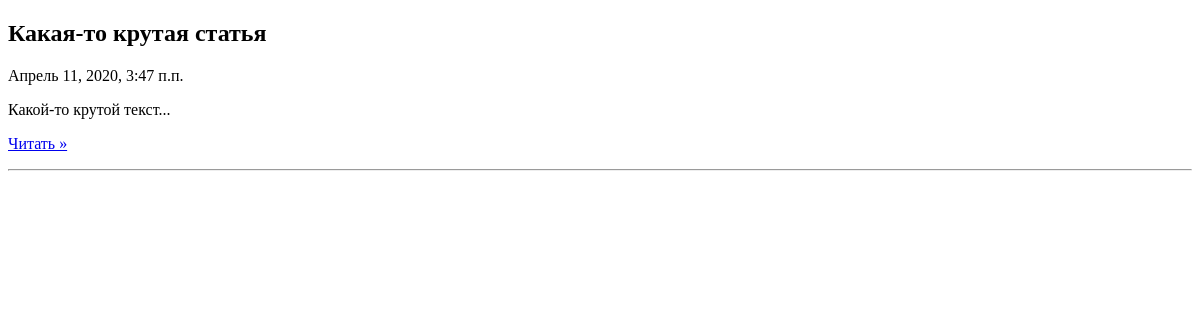
The page /articles/ on the database as committed earlier.
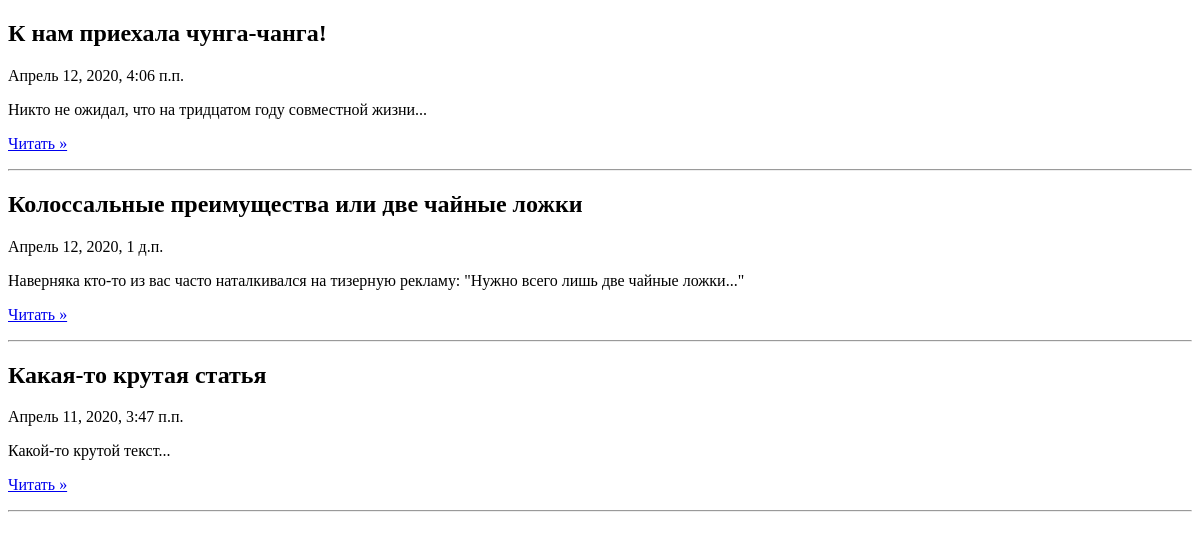
The same page on the database as committed later.
### myfirst/Apps/articles/models.py (models this page shows, shortened)
class Article(models.Model):
    article_title = models.CharField('название статьи', max_length=200)
    article_text = models.TextField('текст стати')
    pub_date = models.DateTimeField('дата публикации')
    class Meta:
        verbose_name = 'Статья'
        verbose_name_plural = 'Статьи'

### myfirst/Apps/articles/views.py (the view)
# urls.py: path('', views.index, name='index'),
def index(request):
    latest_articles_list = Article.objects.order_by('-pub_date')[:5]
    return render(request, 'articles/list.html',{'latest_articles_list': latest_articles_list})

### myfirst/templates/articles/list.html (shortened to what this page needs)
{% extends 'base.html' %}
{% block content %}
    {% if latest_articles_list %}
        {% for a in latest_articles_list %}
          <div class="col-md-4">
            <h2>{{a.article_title}}</h2>
            <p>{{a.pub_date}}</p>
            <p>{{a.article_text}}</p>
            <p><a class="btn btn-secondary" href="{% url 'articles:detail' a.id %}" role="button">Читать »</a></p>
          </div>
            <hr>
        {% endfor %}
    {%else%}
        Статьи не найдены
    {% endif %}
{% endblock %}

### myfirst/templates/base.html (shortened to what this page needs)
<!DOCTYPE html>
<html lang="ru">
<head>
</head>
<body>
    {% block content %}Мой сайт{% endblock %}
</body>
</html>

Rows that differ between the two databases and show on the page:
added Article: article_title "К нам приехала чунга-чанга!", pub_date "Апрель 12, 2020, 4:06 п.п.", article_text "Никто не ожидал, что на тридцатом году совместной жизни..."
added Article: article_title "Колоссальные преимущества или две чайные ложки", pub_date "Апрель 12, 2020, 1 д.п.", article_text "Наверняка кто-то из вас часто наталкивался на тизерную рекламу: \"Нужно всего лишь две чайные ложки...\""
